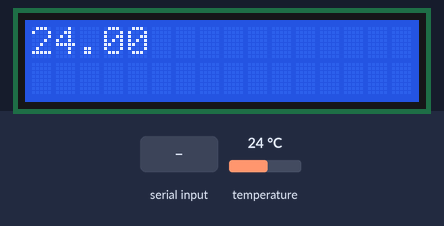
Bench run of a sketch on a simulated Arduino Uno, built with avr-gcc and run on an emulated ATmega328P. On the bench: 16×2 character LCD. Inputs (shaded band) come from the test bench; at power-on: temperature 24 °C. What the sketch prints to the serial monitor is not drawn.

Above: at 1.3 s.
1.4 s: "1" received over the second serial link
At 4.1 s:
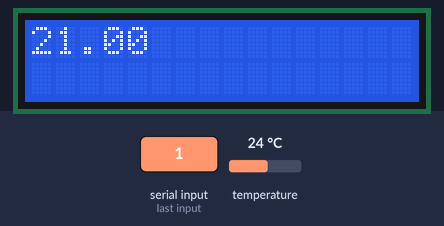
6.9 s: temperature set to 12 °C
At 8.5 s:
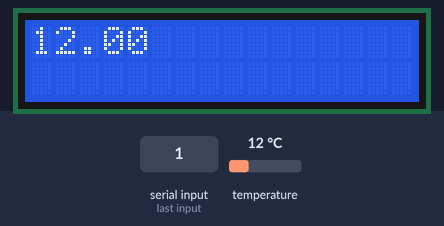
9.4 s: "0" received over the second serial link
At 12.5 s:
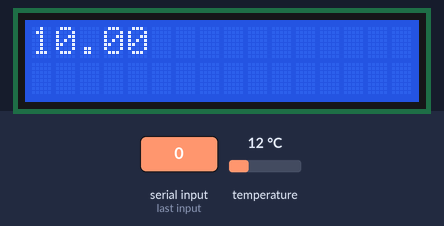
15.0 s: temperature set to 19 °C
At 15.7 s:
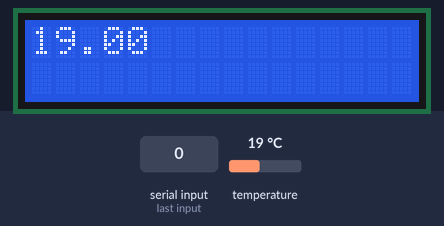
17.5 s: temperature set to 28 °C
At 20.1 s:
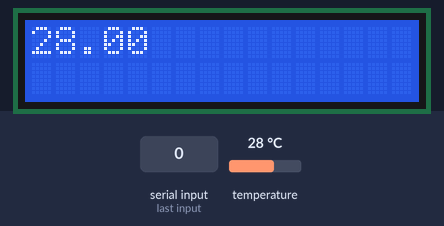
Timing chart, 0 to 21.3 s (numbered marks = the images above; inputs shaded):
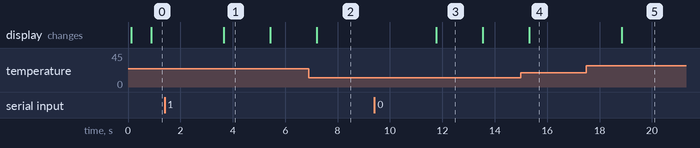

Measured:
- after the input at 1.4 s, the display: changes after 2.3 s (image 1)
- after the input at 6.9 s, the display: changes after 0.31 s (image 2)
- after the input at 9.4 s, the display: changes after 2.4 s (image 3)
- after the input at 15.0 s, the display: changes after 0.31 s (image 4)
- after the input at 17.5 s, the display: changes after 1.4 s (image 5)
- what the display in image 1 shows lasts 1.7 s, from 3.7 s to 5.4 s

The sketch:

termometro_display.ino
```cpp
#include <SoftwareSerial.h>
#include <OneWire.h>
#include <DallasTemperature.h>
#include <LiquidCrystal.h>

// Porta do pino de sinal do DS18B20
// Ligue o DS18B20 na porta D3 (digital)
#define ONE_WIRE_BUS 13

// Define uma instancia do oneWire para comunicacao com o sensor
OneWire oneWire(ONE_WIRE_BUS);


LiquidCrystal lcd(7, 6, 5, 4, 3, 2);
SoftwareSerial bt = SoftwareSerial(10, 11);

// Armazena as temperaturas minima e maxima
float tempMin = 999;
float tempMax = 0;

DallasTemperature sensors(&oneWire);
DeviceAddress sensor1;


void setup() {
  Serial.begin(9600);

  bt.begin(9600);

  sensors.begin();
  // Localiza e mostra enderecos dos sensores
  Serial.println("Localizando sensores DS18B20...");
  Serial.print("Foram encontrados ");
  Serial.print(sensors.getDeviceCount(), DEC);
  Serial.println(" sensores.");
  if (!sensors.getAddress(sensor1, 0))
     Serial.println("Sensores nao encontrados !");
  // Mostra o endereco do sensor encontrado no barramento
  Serial.print("Endereco sensor: ");
  mostra_endereco_sensor(sensor1);
  Serial.println();
  Serial.println();

  lcd.begin(16, 2); //Inicia o LCD com dimensões 16x2(Colunas x Linhas)
  lcd.setCursor(0, 0); //Posiciona o cursor na na primeira linha e primeira coluna
}

void mostra_endereco_sensor(DeviceAddress deviceAddress)
{
  for (uint8_t i = 0; i < 8; i++)
  {
    // Adiciona zeros se necessário
    if (deviceAddress[i] < 16) Serial.print("0");
    Serial.print(deviceAddress[i], HEX);
  }
}


void loop() {
  // Le a informacao do sensor
  sensors.requestTemperatures();
  float tempC = sensors.getTempC(sensor1);
  // Atualiza temperaturas minima e maxima
  if (tempC < tempMin)
  {
    tempMin = tempC;
  }
  if (tempC > tempMax)
  {
    tempMax = tempC;
  }
  // Mostra dados no serial monitor
  Serial.print("Temp Atual C: ");
  Serial.print(tempC);
  Serial.print(" Min : ");
  Serial.print(tempMin);
  Serial.print(" Max : ");
  Serial.println(tempMax);

  String tempStr = String(tempC);
  lcd.setCursor(0, 0);
  lcd.print(tempStr);
  bt.println(tempStr);


  if(bt.available()){
    String line = bt.readString();
    Serial.println(line);
    lcd.setCursor(1, 0);
    lcd.print(line);
  }

  delay(1000);
}
```
